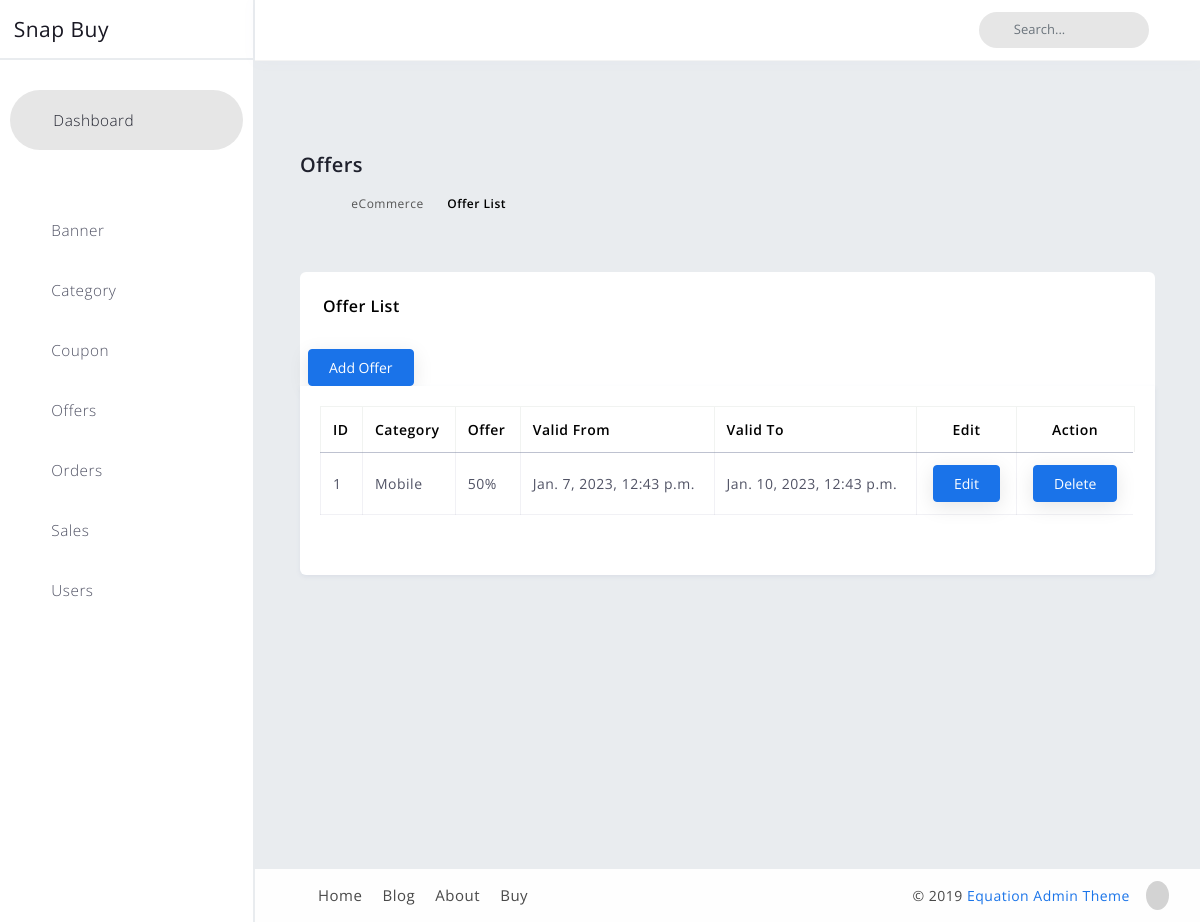
/myadmin/category-offer, run on the app's committed database.
### category_adminside/models.py (models this page shows, shortened)
class CategoryOffer(models.Model):
    category = models.ForeignKey(Category, on_delete=models.CASCADE)
    offer = models.IntegerField(validators=[MinValueValidator(0),MaxValueValidator(100)])
    valid_from = models.DateTimeField()
    valid_to = models.DateTimeField()

class Category(models.Model):
    title =      models.CharField(max_length=200)
    details =     models.TextField()
    cat_image =   models.ImageField(upload_to='categoryimage')
    created_at =  models.DateTimeField(auto_now_add=True)
    def __str__(self):
        return self.title

### myadmin/views.py (the view)
# urls.py: path('category-offer',views.category_offer,name='c_offer'),
def category_offer(request):
    cat_offer = CategoryOffer.objects.all()
    context = {
        'c_offer':cat_offer
    }
    return render(request,'cat_adminside/categoryoffer.html',context)

### newcart/views.py (called while the page is built)
def _cart_id_(request):
    cart = request.session.session_key
    if not cart:
        cart = request.session.create()
    return cart

### templates/cat_adminside/categoryoffer.html (shortened to what this page needs)
{% extends 'cat_adminside/cat_adminbase.html' %}
{% load static %}
{% block blockcontent %}
        <div id="content" class="main-content">
            <div class="container">
                <div class="page-header">
                    <div class="page-title">
                        <h3>Offers</h3>
                        <div class="crumbs">
                            <ul id="breadcrumbs" class="breadcrumb">
                                <li><a href="index.html"><i class="flaticon-home-fill"></i></a></li>
                                <li><a href="#">eCommerce</a></li>
                                <li class="active"><a href="#">Offer List</a></li>
                            </ul>
                        </div>
                    </div>
                </div>
                <div class="row margin-bottom-120">
                    <div class="col-xl-12 col-lg-12 col-md-12 col-sm-12 col-12">
                        <div class="statbox widget box box-shadow">
                            <div class="widget-header">
                                <div class="row">
                                    <div class="col-xl-12 col-md-12 col-sm-12 col-12">
                                        <h4>Offer List </h4>
                                        <a href="{% url 'add_cat_offer' %}">
                                            <button type="button" class="btn btn-primary mt-2 ms-5 ">Add Offer</button>
                                        </a>
                                    </div>
                                </div>
                            </div>
                            <div class="widget-content widget-content-area">
                                <div class="table-responsive mb-4">
                                    <table id="ecommerce-product-list" class="table  table-bordered">
                                        <thead>
                                            <tr>
                                                <th>ID</th>
                                                <th>Category</th>
                                                <th>Offer</th>
                                                <th>Valid From</th>
                                                <th>Valid To</th>
                                                <th class="align-center">Edit</th>
                                                <th class="align-center">Action</th>
                                            </tr>
                                        </thead>
                                        <tbody>
                                            {% for c in c_offer %}
                                            <tr>
                                                <td>{{forloop.counter}}</td>
                                                <td>{{ c.category }}</td>
                                                <td>{{c.offer}}%</td>
                                                <td>
                                                    {{c.valid_from}}
                                                </td>
                                                <td>{{c.valid_to}}</td>
                                                <td class="align-center">
                                                    <ul class="table-controls">
                                                        <li>
                                                            <a href="{% url 'edit_cat_offer' c.id %}"><button type="button" class="btn btn-primary" onclick="return confirm('Do you want to edit ?')">Edit</button></a>
                                                        </li>
                                                    </ul>
                                                </td>
                                                <td class="align-center">
                                                    <ul class="table-controls">
                                                        <li>
                                                            <a href="{% url 'catoffer_delete' c.id %}"><button type="button" class="btn btn-primary" onclick="return confirm('Do you want delete category offer?')">Delete</button></a>
                                                        </li>
                                                    </ul>
                                                </td>
                                            </tr>
                                            {% endfor %}
                                        </tbody>
                                    </table>
                                </div>
                            </div>
                        </div>
                    </div>
                </div>
            </div>
        </div>
    </div>
    {% endblock  %}

### static/adminstyles/assets/css/ecommerce/product.css (style rules this page uses)
.table thead th { vertical-align: bottom; border-bottom: 1px solid #888ea88a; }
.table-bordered td { border: 1px solid #888ea81f; vertical-align: middle; }
.table tbody tr { color: #515365; }
.table tbody tr td:last-child { border-right: solid 2px transparent; }
.table > thead > tr > th { color: #000; }

### static/adminstyles/assets/css/ecommerce/addedit_product.css (style rules this page uses)
.row .col-lg-12 .widget .widget-header h4 { color: #000; }
.align-center { text-align: right; margin: 0 auto; }

### static/adminstyles/assets/css/ecommerce/addedit_categories.css (style rules this page uses)
.row .col-lg-12 .widget .widget-header h4 { color: #000; }
.align-center { text-align: right; margin: 0 auto; }

### data on the page
CategoryOffer: category "Mobile", offer "50", valid_from "Jan. 7, 2023, 12:43 p.m.", valid_to "Jan. 10, 2023, 12:43 p.m."
